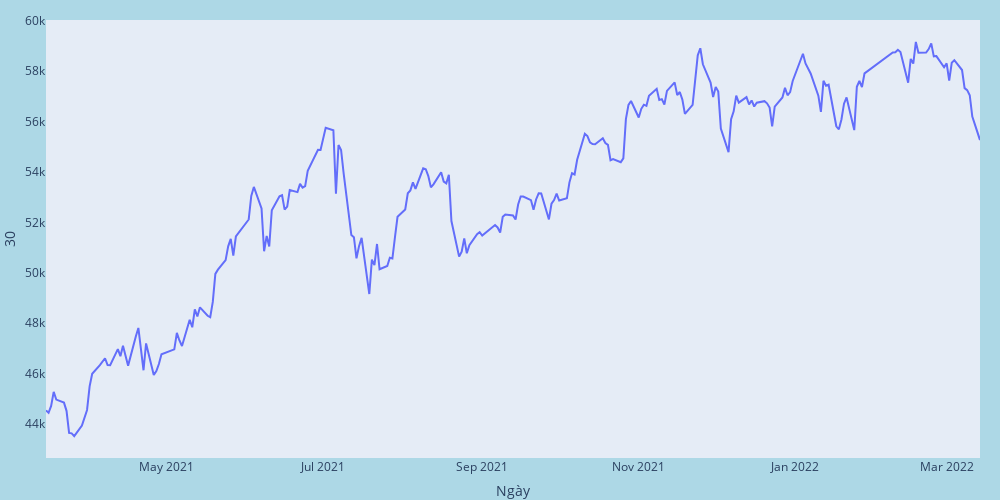

The cell this chart's notebook holds for it:
### Code cell
import plotly.express as px

fig = px.line(final_df['30'], y="30", width=1000, height=500,);

fig.update_layout(
    margin=dict(l=20, r=20, t=20, b=0),
    paper_bgcolor="lightblue", 
    xaxis=dict(showgrid=False),
    yaxis=dict(showgrid=False),
)

fig.show()

### Figure 1 — Plotly figure (JSON) as saved in the notebook; plotly's stock layout.template omitted (floating-point values rounded to 4 significant figures; data arrays with more than 128 entries replaced by an {"elided": "..."} marker saying what was removed)
{"data": [{"hovertemplate": "Ngày=%{x}<br>30=%{y}<extra></extra>", "legendgroup": "", "line": {"color": "#636efa", "dash": "solid"}, "marker": {"symbol": "circle"}, "mode": "lines", "name": "", "orientation": "v", "showlegend": false, "type": "scatter", "x": {"elided": "250 str values"}, "xaxis": "x", "y": {"elided": "250 float values"}, "yaxis": "y"}], "layout": {"height": 500, "legend": {"tracegroupgap": 0}, "margin": {"b": 0, "l": 20, "r": 20, "t": 20}, "paper_bgcolor": "lightblue", "width": 1000, "xaxis": {"anchor": "y", "domain": [0, 1], "showgrid": false, "title": {"text": "Ngày"}}, "yaxis": {"anchor": "x", "domain": [0, 1], "showgrid": false, "title": {"text": "30"}}}}
